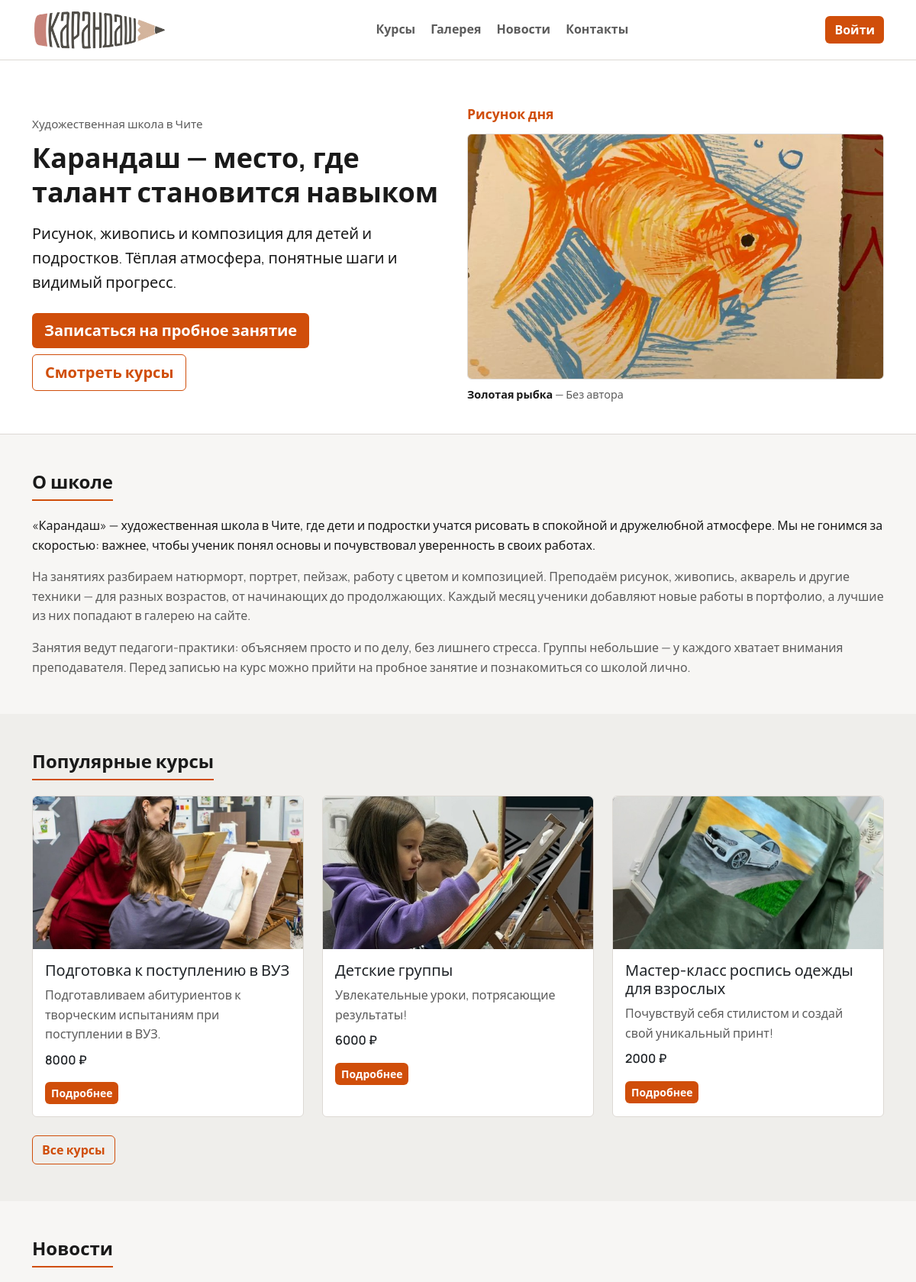
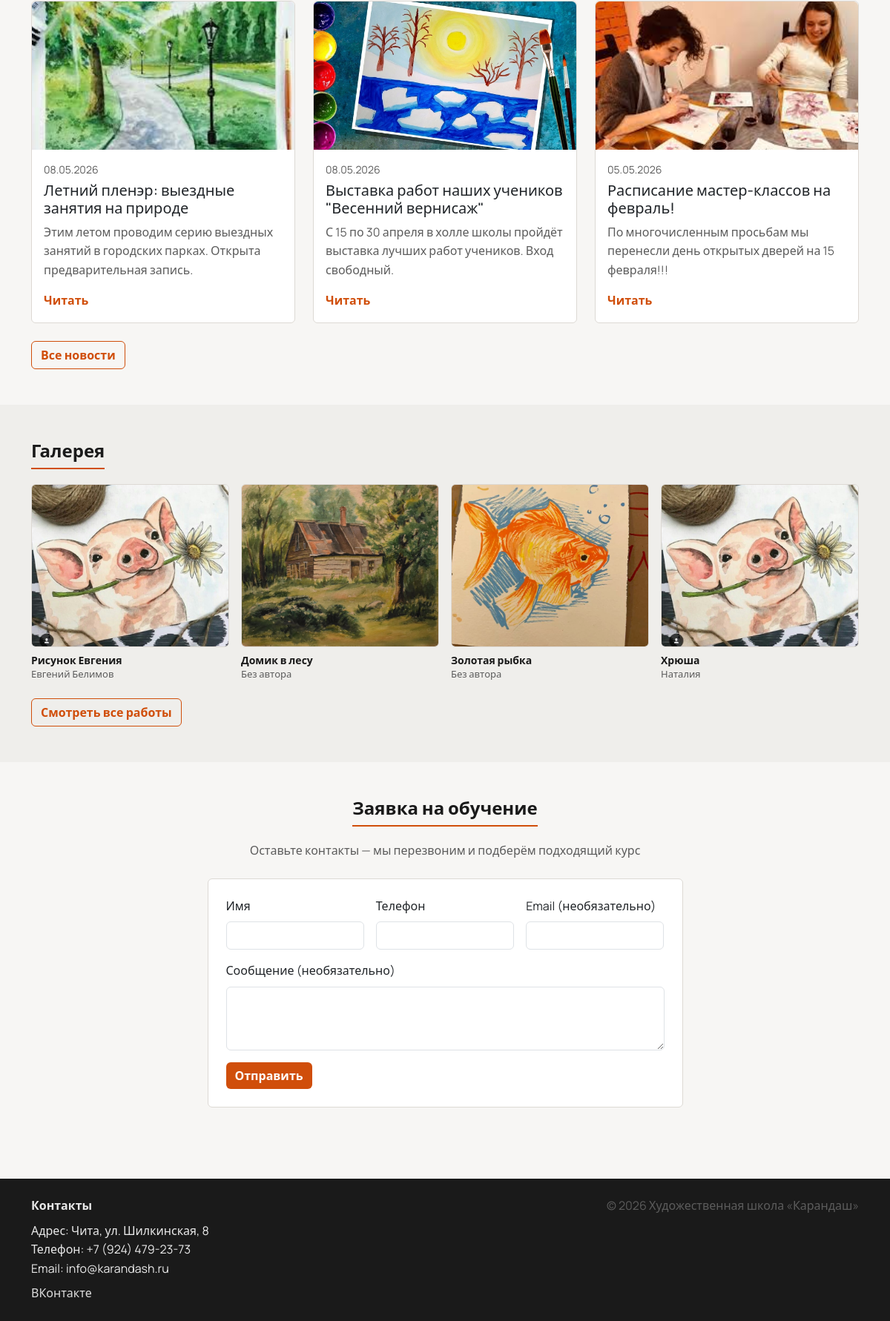
The page / on the database its author committed (2 pictures, top to bottom).
### main/models.py (models this page shows, shortened)
class StudentWork(models.Model):
    STATUS_PENDING = "pending"
    STATUS_APPROVED = "approved"
    STATUS_REJECTED = "rejected"
    STATUS_CHOICES = (
        (STATUS_PENDING, "На модерации"),
        (STATUS_APPROVED, "Одобрена"),
        (STATUS_REJECTED, "Отклонена"),
    )
    TECH_OIL = "oil"
    TECH_WATERCOLOR = "watercolor"
    TECH_PENCIL = "pencil"
    TECH_PASTEL = "pastel"
    TECH_OTHER = "other"
    TECHNIQUE_CHOICES = (
        (TECH_OIL, "Масло"),
        (TECH_WATERCOLOR, "Акварель"),
        (TECH_PENCIL, "Карандаш"),
        (TECH_PASTEL, "Пастель"),
        (TECH_OTHER, "Другое"),
    )
    student = models.ForeignKey(
        settings.AUTH_USER_MODEL,
        on_delete=models.SET_NULL,
        null=True,
        blank=True,
        related_name="works",
        verbose_name="Ученик",
    )
    author_name = models.CharField("Автор (если без пользователя)", max_length=255, blank=True)
    course = models.ForeignKey(
        Course,
        on_delete=models.SET_NULL,
        null=True,
        blank=True,
        related_name="works",
        verbose_name="Курс",
    )
    title = models.CharField("Название", max_length=255)
    image = models.FileField("Картинка", upload_to="works/")
    description = models.TextField("Описание", blank=True)
    technique = models.CharField("Техника", max_length=30, choices=TECHNIQUE_CHOICES, default=TECH_OTHER)
    created_at = models.DateTimeField("Дата", auto_now_add=True)
    status = models.CharField("Статус", max_length=20, choices=STATUS_CHOICES, default=STATUS_PENDING)
    admin_comment = models.TextField("Комментарий администратора", blank=True)
    is_visible = models.BooleanField("Показывать в галерее", default=True)
    class Meta:
        verbose_name = "Работа"
        verbose_name_plural = "Работы"
        ordering = ["-created_at"]
    @property
    def author_display(self) -> str:
        if self.student:
            return (self.student.get_full_name() or self.student.username).strip()
        return self.author_name or "Без автора"

class Course(models.Model):
    AGE_3_6 = "3-6"
    AGE_7_10 = "7-10"
    AGE_11_14 = "11-14"
    AGE_15_PLUS = "15+"
    AGE_CHOICES = (
        (AGE_3_6, "3–6"),
        (AGE_7_10, "7–10"),
        (AGE_11_14, "11–14"),
        (AGE_15_PLUS, "15+"),
    )
    DIR_PAINTING = "painting"
    DIR_GRAPHICS = "graphics"
    DIR_SCULPT = "sculpt"
    DIR_MIXED = "mixed"
    DIR_COMPOSITION = "composition"
    DIRECTION_CHOICES = (
        (DIR_PAINTING, "Живопись"),
        (DIR_GRAPHICS, "Графика"),
        (DIR_SCULPT, "Лепка"),
        (DIR_MIXED, "Смешанная техника"),
        (DIR_COMPOSITION, "Композиция"),
    )
    title = models.CharField("Название", max_length=255)
    slug = models.SlugField("Slug", max_length=255, unique=True, blank=True)
    short_description = models.CharField("Короткое описание", max_length=300)
    description = models.TextField("Описание")
    price = models.PositiveIntegerField("Цена", default=0)
    age_group = models.CharField("Возраст", max_length=20, choices=AGE_CHOICES)
    direction = models.CharField("Направление", max_length=30, choices=DIRECTION_CHOICES)
    image = models.FileField("Картинка", upload_to="courses/", blank=True, null=True)
    schedule = models.TextField("Расписание", blank=True)
    is_active = models.BooleanField("Активно", default=True)
    created_at = models.DateTimeField("Создано", auto_now_add=True)

class News(models.Model):
    title = models.CharField("Заголовок", max_length=255)
    slug = models.SlugField("Slug", max_length=255, unique=True, blank=True)
    short_text = models.CharField("Краткий текст", max_length=400)
    text = models.TextField("Текст")
    image = models.FileField("Картинка", upload_to="news/", blank=True, null=True)
    created_at = models.DateTimeField("Дата", auto_now_add=True)
    is_published = models.BooleanField("Опубликована", default=True)
    class Meta:
        verbose_name = "Новость"
        verbose_name_plural = "Новости"
        ordering = ["-created_at"]

### users/models.py (models this page shows, shortened)
class CustomUser(AbstractUser):
    ROLE_STUDENT = "student"
    ROLE_TEACHER = "teacher"
    ROLE_ADMIN = "admin"
    ROLE_CHOICES = (
        (ROLE_STUDENT, "Ученик"),
        (ROLE_TEACHER, "Преподаватель"),
        (ROLE_ADMIN, "Администратор"),
    )
    role = models.CharField(
        "Роль",
        max_length=20,
        choices=ROLE_CHOICES,
        default=ROLE_STUDENT,
    )
    phone = models.CharField("Телефон", max_length=30, blank=True)
    avatar = models.FileField("Аватар", upload_to="avatars/", blank=True, null=True)

### main/views.py (the view)
# urls.py: path("", views.home, name="home"),
def home(request):
    popular_courses = Course.objects.filter(is_active=True).order_by("-created_at")[:3]
    last_news = News.objects.filter(is_published=True).order_by("-created_at")[:3]
    gallery_qs = StudentWork.objects.filter(status=StudentWork.STATUS_APPROVED, is_visible=True)
    gallery_items = gallery_qs.order_by("-created_at")[:4]
    drawing_of_the_day = gallery_qs.order_by("?").first()
    selected_course = None
    course_id = (request.GET.get("course") or "").strip()
    if course_id.isdigit():
        selected_course = Course.objects.filter(id=int(course_id), is_active=True).first()
    success = False
    if request.method == "POST":
        form = ApplicationRequestForm(request.POST)
        if form.is_valid():
            app = form.save(commit=False)
            posted_course_id = (request.POST.get("course_id") or "").strip()
            if posted_course_id.isdigit():
                app.course = Course.objects.filter(id=int(posted_course_id), is_active=True).first()
            app.save()
            success = True
            form = ApplicationRequestForm()
    else:
        initial = {}
        if selected_course:
            initial["message"] = f"Хочу записаться на курс «{selected_course.title}»."
        form = ApplicationRequestForm(initial=initial)
    return render(
        request,
        "main/home.html",
        {
            "popular_courses": popular_courses,
            "last_news": last_news,
            "gallery_items": gallery_items,
            "drawing_of_the_day": drawing_of_the_day,
            "form": form,
            "success": success,
            "selected_course": selected_course,
        },
    )

### templates/main/home.html (shortened to what this page needs)
{% extends 'base.html' %}
{% load static %}
{% block content %}
  <section class="hero">
    <div class="container">
      <div class="row align-items-center g-4">
        <div class="col-lg-6">
          <p class="hero-kicker mb-2">Художественная школа в Чите</p>
          <h1 class="mb-3">Карандаш — место, где талант становится навыком</h1>
          <p class="lead mb-4">Рисунок, живопись и композиция для детей и подростков. Тёплая атмосфера, понятные шаги и видимый прогресс.</p>
          <div class="d-flex gap-2 flex-wrap">
            <a class="btn btn-primary btn-lg" href="#applyForm">Записаться на пробное занятие</a>
            <a class="btn btn-outline-primary btn-lg" href="{% url 'courses' %}">Смотреть курсы</a>
          </div>
        </div>
        {% if drawing_of_the_day %}
          <div class="col-lg-6">
            <div class="hero-drawing">
              <div class="hero-drawing-label">Рисунок дня</div>
              <div class="hero-photo">
                <img src="{{ drawing_of_the_day.image.url }}" alt="{{ drawing_of_the_day.title }}">
              </div>
              <div class="hero-drawing-caption">
                <span class="fw-semibold">{{ drawing_of_the_day.title }}</span>
                <span class="text-muted"> — {{ drawing_of_the_day.author_display }}</span>
              </div>
            </div>
          </div>
        {% endif %}
      </div>
    </div>
  </section>
  <section class="py-5">
    <div class="container">
      <h2 class="section-title">О школе</h2>
      <p>
        «Карандаш» — художественная школа в Чите, где дети и подростки учатся рисовать
        в спокойной и дружелюбной атмосфере. Мы не гонимся за скоростью: важнее,
        чтобы ученик понял основы и почувствовал уверенность в своих работах.
      </p>
      <p class="text-muted">
        На занятиях разбираем натюрморт, портрет, пейзаж, работу с цветом и композицией.
        Преподаём рисунок, живопись, акварель и другие техники — для разных возрастов,
        от начинающих до продолжающих. Каждый месяц ученики добавляют новые работы
        в портфолио, а лучшие из них попадают в галерею на сайте.
      </p>
      <p class="text-muted mb-0">
        Занятия ведут педагоги-практики: объясняем просто и по делу, без лишнего стресса.
        Группы небольшие — у каждого хватает внимания преподавателя. Перед записью
        на курс можно прийти на пробное занятие и познакомиться со школой лично.
      </p>
    </div>
  </section>
  <section class="py-5 section-alt">
    <div class="container">
      <h2 class="section-title">Популярные курсы</h2>
      <div class="row g-4">
        {% for c in popular_courses %}
          <div class="col-md-4">
            <div class="card card-interactive h-100">
              {% if c.image %}<img src="{{ c.image.url }}" class="card-img-top" alt="">{% endif %}
              <div class="card-body">
                <h5 class="card-title">{{ c.title }}</h5>
                <p class="text-muted mb-2">{{ c.short_description }}</p>
                <div class="fw-semibold mb-3">{{ c.price }} ₽</div>
                <a class="btn btn-primary btn-sm" href="{% url 'course_detail' c.slug %}">Подробнее</a>
              </div>
            </div>
          </div>
        {% empty %}
          <div class="col-12 text-muted">Пока нет курсов.</div>
        {% endfor %}
      </div>
      <div class="mt-4">
        <a class="btn btn-outline-primary" href="{% url 'courses' %}">Все курсы</a>
      </div>
    </div>
  </section>
  <section class="py-5">
    <div class="container">
      <h2 class="section-title">Новости</h2>
      <div class="row g-4">
        {% for n in last_news %}
          <div class="col-md-4">
            <div class="card card-interactive h-100">
              {% if n.image %}<img src="{{ n.image.url }}" class="card-img-top" alt="">{% endif %}
              <div class="card-body">
                <div class="text-muted small mb-1">{{ n.created_at|date:"d.m.Y" }}</div>
                <h5 class="card-title">{{ n.title }}</h5>
                <p class="text-muted mb-3">{{ n.short_text }}</p>
                <a class="stretched-link" href="{% url 'news_detail' n.slug %}">Читать</a>
              </div>
            </div>
          </div>
        {% empty %}
          <div class="col-12 text-muted">Новостей пока нет.</div>
        {% endfor %}
      </div>
      <div class="mt-4">
        <a class="btn btn-outline-primary" href="{% url 'news' %}">Все новости</a>
      </div>
    </div>
  </section>
  <section class="py-5 section-alt">
    <div class="container">
      <h2 class="section-title">Галерея</h2>
      <div class="row g-3">
        {% for w in gallery_items %}
          <div class="col-6 col-lg-3">
            <figure class="gallery-item mb-0">
              <img src="{{ w.image.url }}" alt="{{ w.title }}">
              <figcaption>
                <span class="gallery-item-title">{{ w.title }}</span>
                <span class="gallery-item-author">{{ w.author_display }}</span>
              </figcaption>
            </figure>
          </div>
        {% empty %}
          <div class="col-12 text-muted">Работ пока нет.</div>
        {% endfor %}
      </div>
      <div class="mt-4">
        <a class="btn btn-outline-primary" href="{% url 'gallery' %}">Смотреть все работы</a>
      </div>
    </div>
  </section>
  <section class="py-5 apply-section" id="applyForm">
    <div class="container">
      <div class="text-center mb-4">
        <h2 class="section-title section-title-center">Заявка на обучение</h2>
        {% if selected_course %}
          <p class="text-muted mb-0">Курс: <strong>{{ selected_course.title }}</strong></p>
        {% else %}
          <p class="text-muted mb-0">Оставьте контакты — мы перезвоним и подберём подходящий курс</p>
        {% endif %}
      </div>
      <div class="row justify-content-center">
        <div class="col-lg-7">
          <div class="card p-4">
            {% if success %}
              <div class="alert alert-success mb-0">Спасибо, мы свяжемся с вами</div>
            {% else %}
              <form method="post">
                <div class="row g-3">
                  <div class="col-md-4">
                    <label class="form-label">Имя</label>
                    {{ form.name }}
                  </div>
                  <div class="col-md-4">
                    <label class="form-label">Телефон</label>
                    {{ form.phone }}
                  </div>
                  <div class="col-md-4">
                    <label class="form-label">Email (необязательно)</label>
                    {{ form.email }}
                  </div>
                  <div class="col-12">
                    <label class="form-label">Сообщение (необязательно)</label>
                    {{ form.message }}
                  </div>
                </div>
                <button class="btn btn-primary mt-3" type="submit">Отправить</button>
              </form>
            {% endif %}
          </div>
        </div>
      </div>
    </div>
  </section>
{% endblock %}

### templates/base.html (shortened to what this page needs)
{% load static %}
<!doctype html>
<html lang="ru">
<head>
  <link href="https://cdn.jsdelivr.net/npm/bootstrap@5.3.3/dist/css/bootstrap.min.css" rel="stylesheet">
  <link rel="stylesheet" href="{% static 'css/style.css' %}">
</head>
<body>
  <nav class="navbar navbar-expand-lg navbar-light bg-white sticky-top navbar-glass">
    <div class="container">
      <a class="navbar-brand d-flex align-items-center gap-2" href="{% url 'home' %}">
        <img src="{% static 'images/logo.png' %}" alt="Карандаш" class="logo-img" onerror="this.style.display='none'">
      </a>
      <div class="collapse navbar-collapse" id="mainNav">
        <ul class="navbar-nav mx-auto mb-2 mb-lg-0 nav-center">
          <li class="nav-item"><a class="nav-link" href="{% url 'courses' %}">Курсы</a></li>
          <li class="nav-item"><a class="nav-link" href="{% url 'gallery' %}">Галерея</a></li>
          <li class="nav-item"><a class="nav-link" href="{% url 'news' %}">Новости</a></li>
          <li class="nav-item"><a class="nav-link" href="{% url 'contacts' %}">Контакты</a></li>
        </ul>
        <div class="d-flex align-items-center gap-2">
          {% if user.is_authenticated %}
            <a class="btn btn-light position-relative" href="{% url 'notifications' %}" id="notifBtn" aria-label="Уведомления">
              <span class="notif-icon">🔔</span>
              <span class="position-absolute top-0 start-100 translate-middle badge rounded-pill bg-danger d-none" id="notifBadge">0</span>
            </a>
            <div class="dropdown">
              <button class="btn btn-outline-primary dropdown-toggle" data-bs-toggle="dropdown">
                {{ user.first_name|default:user.username }}
              </button>
              <ul class="dropdown-menu dropdown-menu-end">
                <li><a class="dropdown-item" href="{% url 'cabinet_profile' %}">Личный кабинет</a></li>
                {% if user.role == 'admin' or user.is_superuser %}
                  <li><a class="dropdown-item" href="{% url 'manage_dashboard' %}">Управление</a></li>
                {% endif %}
                <li><hr class="dropdown-divider"></li>
                <li><a class="dropdown-item" href="{% url 'logout' %}">Выйти</a></li>
              </ul>
            </div>
          {% else %}
            <a class="btn btn-primary" href="{% url 'login' %}">Войти</a>
          {% endif %}
        </div>
      </div>
    </div>
  </nav>
  <main class="page-content">
    {% block content %}{% endblock %}
  </main>
  <footer class="footer-dark mt-5">
    <div class="container py-4">
      <div class="row g-3">
        <div class="col-md-6">
          <div class="fw-semibold mb-2">Контакты</div>
          <div>Адрес: Чита, ул. Шилкинская, 8</div>
          <div>Телефон: +7 (924) 479-23-73</div>
          <div>Email: info@karandash.ru</div>
          <div class="mt-2">
            <a class="footer-link" href="https://vk.com/karandash_chita" target="_blank" rel="noopener noreferrer">ВКонтакте</a>
          </div>
        </div>
        <div class="col-md-6 text-md-end">
          <div class="text-muted">© {% now "Y" %} Художественная школа «Карандаш»</div>
        </div>
      </div>
    </div>
  </footer>
</body>
</html>

### rows shown on the page
StudentWork: image (picture), title "Золотая рыбка", author_display "Без автора"
Course: image (picture), title "Подготовка к поступлению в ВУЗ", short_description "Подготавливаем абитуриентов к творческим испытаниям при поступлении в ВУЗ.", price "8000"
Course: image (picture), title "Детские группы", short_description "Увлекательные уроки, потрясающие результаты!", price "6000"
Course: image (picture), title "Мастер-класс роспись одежды для взрослых", short_description "Почувствуй себя стилистом и создай свой уникальный принт!", price "2000"
News: image (picture), created_at "08.05.2026", title "Летний пленэр: выездные занятия на природе", short_text "Этим летом проводим серию выездных занятий в городских парках. Открыта предварительная запись."
News: image (placeholder picture), created_at "08.05.2026", title "Выставка работ наших учеников \"Весенний вернисаж\"", short_text "С 15 по 30 апреля в холле школы пройдёт выставка лучших работ учеников. Вход свободный."
News: image (picture), created_at "05.05.2026", title "Расписание мастер-классов на февраль!", short_text "По многочисленным просьбам мы перенесли день открытых дверей на 15 февраля!!!"
StudentWork: image (picture), title "Рисунок Евгения", author_display "Евгений Белимов"
StudentWork: image (picture), title "Домик в лесу", author_display "Без автора"
StudentWork: image (picture), title "Хрюша", author_display "Наталия"
